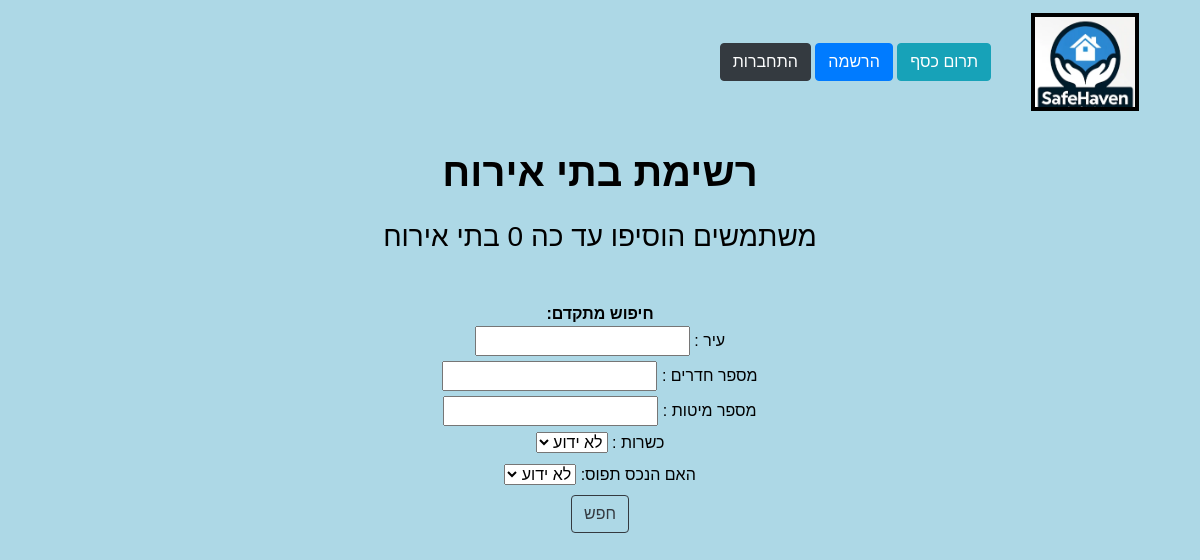
The app's page /host/all_hosts/, older data.
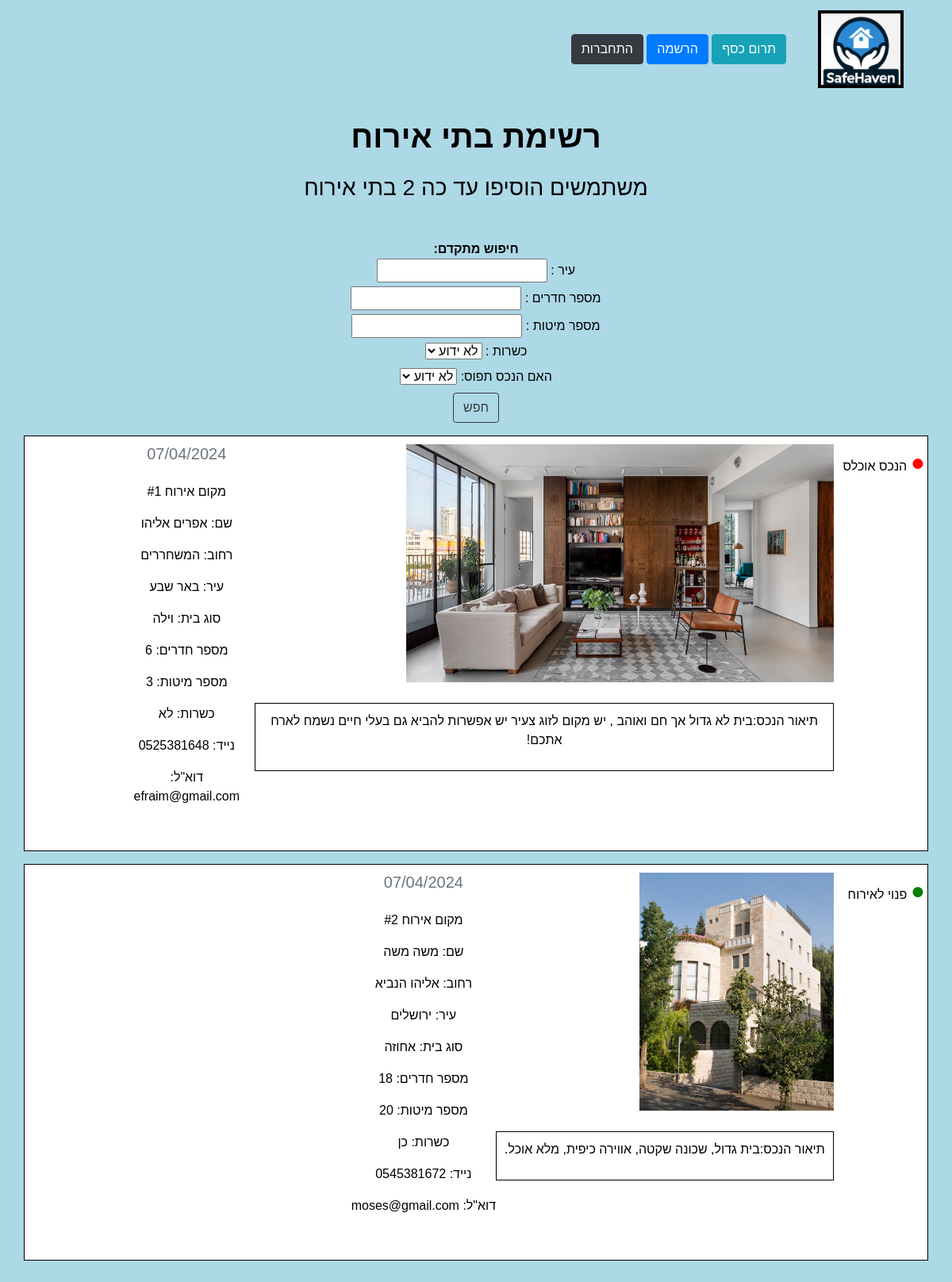
The same page, newer data.
### host/models.py (models this page shows, shortened)
class hostReq(models.Model):
    date = models.DateTimeField(auto_now_add=True)
    fullname = models.CharField(max_length=100, verbose_name="שם ושם משפחה ")
    street = models.CharField(max_length=100, default='', verbose_name="רחוב ")
    city = models.CharField(max_length=100, verbose_name="עיר ")
    housetype = models.CharField(max_length=15, verbose_name="סוג הנכס ")
    rooms = models.IntegerField(verbose_name="מספר חדרים ")
    beds = models.IntegerField(verbose_name="מספר מיטות ")
    kosher = models.BooleanField(verbose_name="כשרות ")
    phone = models.CharField(max_length=10, verbose_name="טלפון ")
    email = models.EmailField(max_length=100, verbose_name="אימייל ")
    description = models.TextField(blank=True, verbose_name="תיאור הנכס ")
    thumb = models.ImageField(upload_to='media/', blank=True, verbose_name="תמונה של הנכס ")
    is_occupied = models.BooleanField(default=False, verbose_name="האם הנכס תפוס")
    user = models.ForeignKey(User, on_delete=models.CASCADE, null=True)
    def get_kosher_status(self):
        return 'כן' if self.kosher else 'לא'
    class Meta:
        verbose_name_plural = "בקשות אירוח"

### host/views.py (the view)
# urls.py: path('all_hosts/', views.all_hosts, name='all_hosts'),
def all_hosts(request):
    hosts = hostReq.objects.order_by('-date')
    my_host_filter = host_filter(request.GET, queryset=hosts)
    hosts = my_host_filter.qs
    return render(request, 'host/all_hosts.html', {'hosts': hosts, 'host_filter': my_host_filter})

### host/templatetags/user_filters.py (called while the page is built)
@register.filter(name='has_group')
def has_group(user, group_name):
    group = Group.objects.get(name=group_name)
    return group in user.groups.all()

### host/templates/host/all_hosts.html (shortened to what this page needs)
{% extends "base_layout.html" %}
{% load static %}
{% block content %}
<html>
<br>
<head>
</head>
<body>
<h1 class="font-weight-bold text-center">  רשימת בתי אירוח </h1>
<br>
<h3 class="text-center mb-5"> משתמשים הוסיפו עד כה {{ hosts.count }} בתי אירוח </h3>
<form method="GET">
    <b>חיפוש מתקדם:</b>
    <br>
    {{ host_filter.form }}
    <button class='btn btn-outline-dark' type="submit">חפש</button>
</form>
{% for host in hosts %}
<div class="row justify-content-center my-3 aid_org position-relative">
    <div class="col-md-10 d-flex flex-column flex-md-row">
        <div class="d-flex flex-column align-items-start">
            {% if host.thumb %}
            <img class="host-image mb-3" src="{{ host.thumb.url }}" alt="Image of the property">
            {% endif %}
            <div class="description-box">
                <p>תיאור הנכס:{{ host.description }}</p>
            </div>
        </div>
        <div class="position-absolute" style="top: 0; right: -100px;">
            {% if host.is_occupied %}
            <p><span class="dot" style="color: red;">&#9679;</span> הנכס אוכלס</p>
            {% else %}
            <p><span class="dot" style="color: green;">&#9679;</span> פנוי לאירוח</p>
            {% endif %}
        </div>
        <div>
            <h5 class="text-muted">{{ host.date|date:'d/m/Y'|upper }}</h5>
            <br>
            <p>מקום אירוח #{{ forloop.counter }}</p>
            <p>שם: {{ host.fullname }}</p>
            <p>רחוב: {{host.street}}</p>
            <p>עיר: {{ host.city }}</p>
            <p>סוג בית: {{ host.housetype }}</p>
            <p>מספר חדרים: {{ host.rooms }}</p>
            <p>מספר מיטות: {{ host.beds }}</p>
            <p>כשרות: {{ host.get_kosher_status }}</p>
            <p>נייד: {{ host.phone }}</p>
            <p>דוא"ל: {{ host.email }}</p>
        </div>
    </div>
</div>
{% endfor %}
<br>
<br>
<br>
<br>
{% endblock %}

Row changes from the older to the newer data that the page shows:
added hostReq: thumb (picture), description "בית לא גדול אך חם ואוהב , יש מקום לזוג צעיר יש אפשרות להביא גם בעלי חיים נשמח לארח אתכם!", is_occupied "הנכס אוכלס", date "07/04/2024", fullname "אפרים אליהו", street "המשחררים", city "באר שבע", housetype "וילה", rooms "6", beds "3", get_kosher_status "לא", phone "0525381648", email "efraim@gmail.com"
added hostReq: thumb (picture), description "בית גדול, שכונה שקטה, אווירה כיפית, מלא אוכל.", is_occupied "פנוי לאירוח", date "07/04/2024", fullname "משה משה", street "אליהו הנביא", city "ירושלים", housetype "אחוזה", rooms "18", beds "20", get_kosher_status "כן", phone "0545381672", email "moses@gmail.com"
